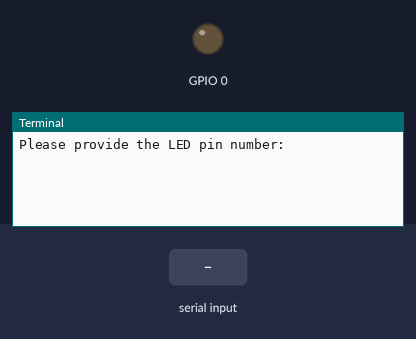
Simulated run of this program. Board: Raspberry Pi (BCM pin numbers). On the bench: output pins drawn as LEDs (lit = HIGH), the last lines printed to the terminal. Inputs (shaded band) come from the test bench. At 2.8 s the program stops and its outputs stay as they are.

Above: at 1.2 s.
1.3 s: "0" typed at the terminal, then Enter
At 2.5 s:
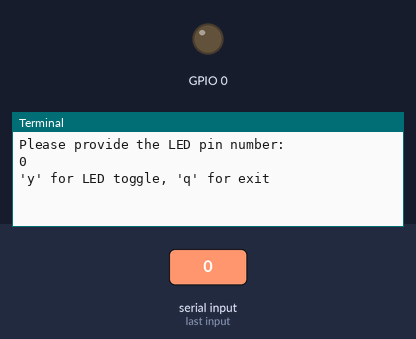
2.8 s: "q" typed at the terminal, then Enter
At 3.6 s:
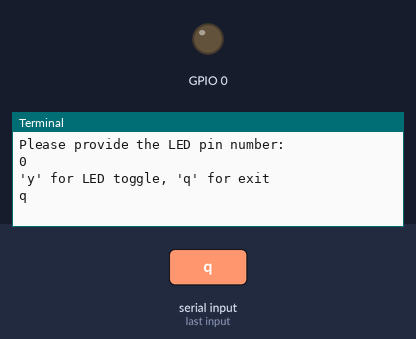

The program:

pi_gpio.py
```python
#Filename: pi_gpio.py
#Author: Shien Hong
#Description: GPIO pin toggling

#import libraries
import RPi.GPIO as GPIO
import time

#Configure the GPIO pin
GPIO.setmode(GPIO.BCM)
GPIO.setwarnings(False)

#Assign LED pin
led = int(raw_input('Please provide the LED pin number: '))
GPIO.setup(led, GPIO.OUT)

flag = 0
GPIO.output(led,0)
#start the loop
while(True):
	#input for the input toggle
	input = raw_input("'y' for LED toggle, 'q' for exit\n")
	if(input == 'y'): #if input is 'y' toggle pin's output
		if(flag == 0 ):
			#turn light on and change the flag
			GPIO.output(led, 1)
			flag =1
			print 'GPIO on'
		else:
			#turn light off and change the flag
			GPIO.output(led, 0)
			flag =0
			print 'GPIO off'
	elif(input == 'q'):  #exit the program
		break

#clean up the GPIO setting to prevent future conflict
GPIO.output(led,0)
GPIO.cleanup()
```

Measured:
- after the input at 1.3 s, the terminal: prints a new line at once (image 1)
- after the input at 2.8 s, the terminal: prints a new line at once (image 2)
